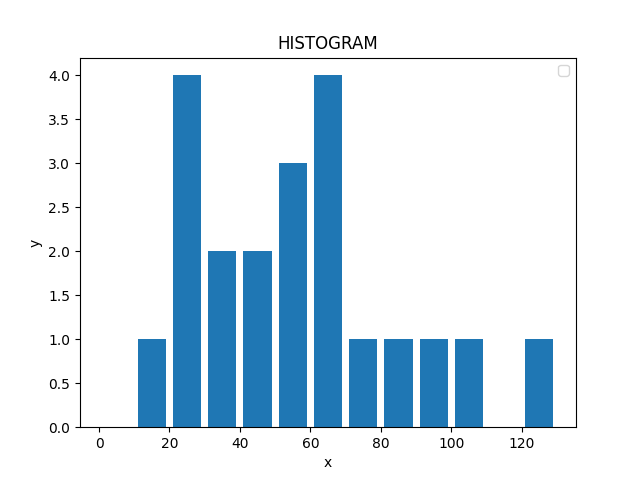

Here is the Python script that generated this plot:
from matplotlib import pyplot

population_ages = [22, 23, 45, 55, 67, 64, 34, 55, 77, 64, 56, 80, 22, 13, 23, 31, 45, 67, 100, 99, 120]

bins = [0, 10, 20, 30, 40, 50, 60, 70, 80, 90, 100, 110, 120, 130]

pyplot.hist(population_ages,bins,histtype='bar',rwidth=0.8)
pyplot.xlabel("x")
pyplot.ylabel("y")
pyplot.title("HISTOGRAM")
pyplot.legend()
pyplot.show()
